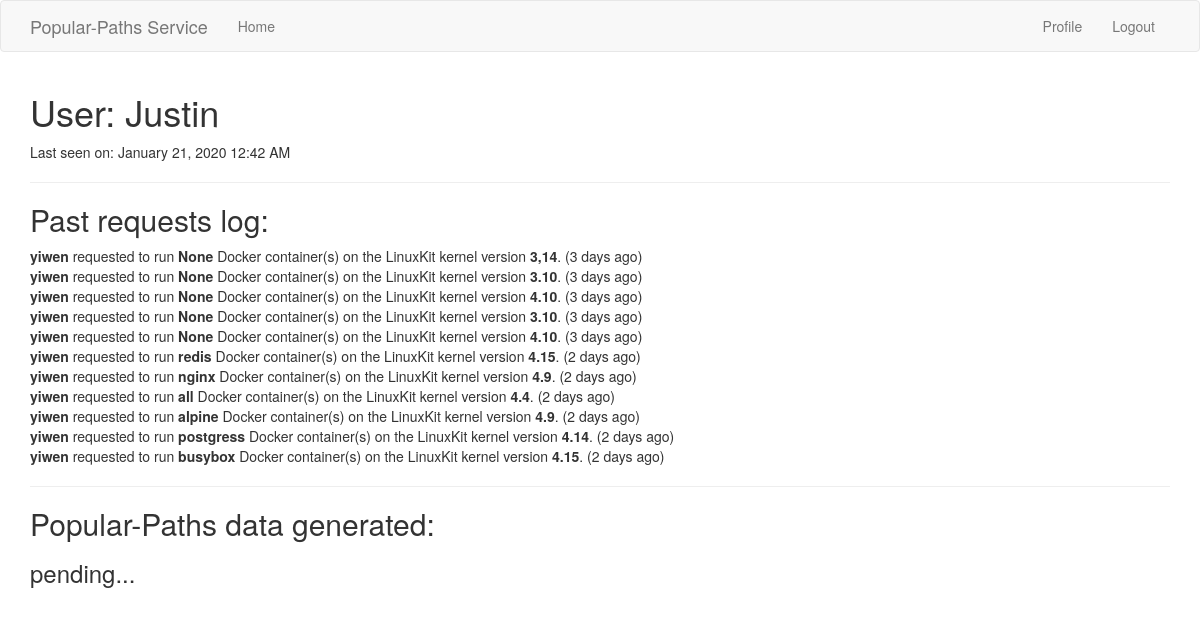
The page /user/Justin (signed in) on the database its author committed.
### app/models.py (models this page shows, shortened)
class User(UserMixin, db.Model):
    id = db.Column(db.Integer, primary_key=True)
    username = db.Column(db.String(64), index=True, unique=True)
    email = db.Column(db.String(120), index=True, unique=True)
    password_hash = db.Column(db.String(128))
    posts = db.relationship('Post', backref='author', lazy='dynamic')
    task = db.relationship('Task', backref='user', lazy='dynamic')
    about_me = db.Column(db.String(140))
    last_seen = db.Column(db.DateTime, default=datetime.utcnow)
    def get_all_posts(self):
        return Post.query.filter_by(user_id=self.id).all()

class Post(db.Model):
    id = db.Column(db.Integer, primary_key=True)
    body = db.Column(db.String(140))
    kernel_version = db.Column(db.String(100))
    container = db.Column(db.String(100))
    timestamp = db.Column(db.DateTime, index=True, default=datetime.utcnow)
    user_id = db.Column(db.Integer, db.ForeignKey('user.id'))

### app/routes.py (the view)
@app.route('/user/<username>')
@login_required
def user(username):
    user = User.query.filter_by(username=username).first_or_404()
    posts = current_user.get_all_posts()
    return render_template('user.html', user=user, posts=posts)

### app/models.py (called while the page is built)
@login.user_loader
def load_user(id):
    return User.query.get(int(id))

### app/routes.py (called while the page is built)
@app.before_request
def before_request():
    if current_user.is_authenticated:
        current_user.last_seen = datetime.utcnow()
        db.session.commit()

### app/templates/user.html (shortened to what this page needs)
{% extends "base.html" %}
{% block app_content %}
    <h1>User: {{ user.username }}</h1>
    {% if user.last_seen %}<p>Last seen on: {{ moment(user.last_seen).format('LLL') }}</p>{% endif %}
    <hr>
    <h2>Past requests log:</h2>
    {% for post in posts %}
        {% include '_post.html' %}
    {% endfor %}
    <hr>
    <h2> Popular-Paths data generated:</h2>
    <h3> pending...</h3>
{% endblock %}

### app/templates/_post.html
    <table>
        <tr valign="top">
            <td><b>{{ post.author.username }}</b> requested to run <b>{{ post.container }}</b> Docker container(s) on the LinuxKit kernel version <b>{{ post.kernel_version}}</b>.   ({{ moment(post.timestamp).fromNow() }})</td>
        </tr>
    </table>

### rows shown on the page
User: username "Justin", last_seen "January 21, 2020 12:42 AM"
Post: author.username "yiwen", container "None", kernel_version "3,14", timestamp "3 days ago"
Post: author.username "yiwen", container "None", kernel_version "3.10", timestamp "3 days ago"
Post: author.username "yiwen", container "None", kernel_version "4.10", timestamp "3 days ago"
Post: author.username "yiwen", container "None", kernel_version "3.10", timestamp "3 days ago"
Post: author.username "yiwen", container "None", kernel_version "4.10", timestamp "3 days ago"
Post: author.username "yiwen", container "redis", kernel_version "4.15", timestamp "2 days ago"
Post: author.username "yiwen", container "nginx", kernel_version "4.9", timestamp "2 days ago"
Post: author.username "yiwen", container "all", kernel_version "4.4", timestamp "2 days ago"
Post: author.username "yiwen", container "alpine", kernel_version "4.9", timestamp "2 days ago"
Post: author.username "yiwen", container "postgress", kernel_version "4.14", timestamp "2 days ago"
Post: author.username "yiwen", container "busybox", kernel_version "4.15", timestamp "2 days ago"
